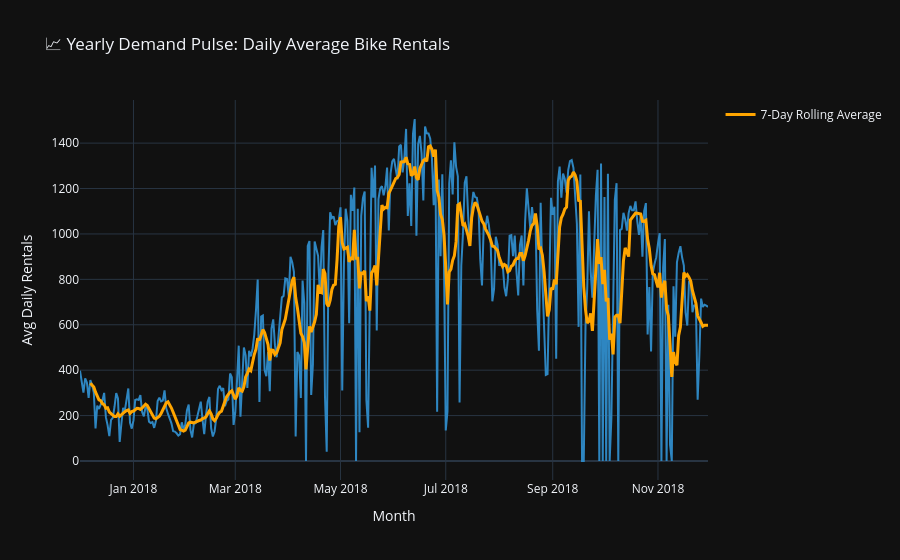

Notebook code cell kept with this figure:
### Code cell
# Cell 2: Interactive Monthly/Weekly Time-Series
daily_avg = df.groupby('Date')['Rented Bike Count'].mean().reset_index()

fig = px.line(daily_avg, 
              x='Date', 
              y='Rented Bike Count',
              title='📈 Yearly Demand Pulse: Daily Average Bike Rentals',
              labels={'Rented Bike Count': 'Avg Daily Rentals', 'Date': 'Month'},
              color_discrete_sequence=['#2E86C1'])

# Add a moving average trendline
fig.add_scatter(x=daily_avg['Date'], 
                y=daily_avg['Rented Bike Count'].rolling(7).mean(),
                mode='lines', 
                name='7-Day Rolling Average',
                line=dict(color='orange', width=3))

fig.update_layout(template='plotly_dark', hovermode='x unified')
fig.show()

# Saving for porfolio
fig.write_html("visuals/01_Yearly_Demand_Pulse.html")

### Figure 1 — Plotly figure (JSON) as saved in the notebook; plotly's stock layout.template omitted (floating-point values rounded to 4 significant figures; data arrays with more than 128 entries replaced by an {"elided": "..."} marker saying what was removed)
{"data": [{"hovertemplate": "Month=%{x}<br>Avg Daily Rentals=%{y}<extra></extra>", "legendgroup": "", "line": {"color": "#2E86C1", "dash": "solid"}, "marker": {"symbol": "circle"}, "mode": "lines", "name": "", "orientation": "v", "showlegend": false, "type": "scatter", "x": {"elided": "365 str values"}, "xaxis": "x", "y": {"elided": "365 float values"}, "yaxis": "y"}, {"line": {"color": "orange", "width": 3}, "mode": "lines", "name": "7-Day Rolling Average", "type": "scatter", "x": {"elided": "365 str values"}, "y": {"elided": "365 float values"}}], "layout": {"hovermode": "x unified", "legend": {"tracegroupgap": 0}, "title": {"text": "📈 Yearly Demand Pulse: Daily Average Bike Rentals"}, "xaxis": {"anchor": "y", "domain": [0, 1], "title": {"text": "Month"}}, "yaxis": {"anchor": "x", "domain": [0, 1], "title": {"text": "Avg Daily Rentals"}}}}
